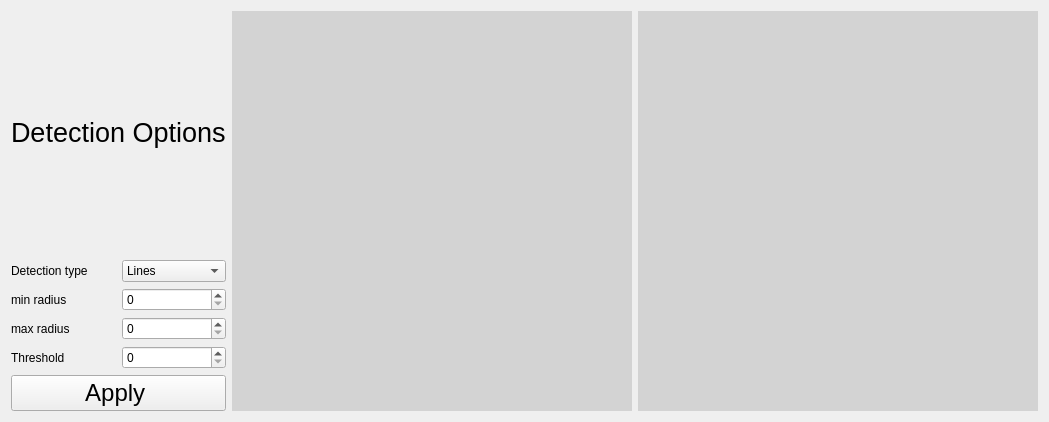
      <widget class="QWidget" name="tab_4">
       <attribute name="title">
        <string>Shape Detection</string>
       </attribute>
       <layout class="QGridLayout" name="gridLayout_3">
        <item row="0" column="0">
         <layout class="QHBoxLayout" name="horizontalLayout_26">
          <item>
           <layout class="QVBoxLayout" name="verticalLayout_11">
            <item>
             <widget class="QLabel" name="label">
              <property name="font">
               <font>
                <pointsize>20</pointsize>
               </font>
              </property>
              <property name="text">
               <string>Detection Options</string>
              </property>
             </widget>
            </item>
            <item>
             <layout class="QHBoxLayout" name="horizontalLayout_17">
              <item>
               <widget class="QLabel" name="label_6">
                <property name="text">
                 <string>Detection type</string>
                </property>
               </widget>
              </item>
              <item>
               <widget class="QComboBox" name="shape_combox">
                <item>
                 <property name="text">
                  <string>Lines</string>
                 </property>
                </item>
                <item>
                 <property name="text">
                  <string>Circles</string>
                 </property>
                </item>
                <item>
                 <property name="text">
                  <string>Elipses</string>
                 </property>
                </item>
               </widget>
              </item>
             </layout>
            </item>
            <item>
             <layout class="QHBoxLayout" name="horizontalLayout_24">
              <item>
               <widget class="QLabel" name="min_lbl">
                <property name="text">
                 <string>min radius</string>
                </property>
               </widget>
              </item>
              <item>
               <widget class="QSpinBox" name="spinBox_min">
                <property name="maximum">
                 <number>200</number>
                </property>
               </widget>
              </item>
             </layout>
            </item>
            <item>
             <layout class="QHBoxLayout" name="horizontalLayout_25">
              <item>
               <widget class="QLabel" name="max_lbl">
                <property name="text">
                 <string>max radius</string>
                </property>
               </widget>
              </item>
              <item>
               <widget class="QSpinBox" name="spinBox_max">
                <property name="maximum">
                 <number>200</number>
                </property>
               </widget>
              </item>
             </layout>
            </item>
            <item>
             <layout class="QHBoxLayout" name="horizontalLayout_18">
              <item>
               <widget class="QLabel" name="label_11">
                <property name="text">
                 <string>Threshold</string>
                </property>
               </widget>
              </item>
              <item>
               <widget class="QSpinBox" name="spinBox_threshold">
                <property name="maximum">
                 <number>500</number>
                </property>
                <property name="singleStep">
                 <number>10</number>
                </property>
               </widget>
              </item>
             </layout>
            </item>
            <item>
             <widget class="QPushButton" name="shapedetect_btn">
              <property name="font">
               <font>
                <pointsize>18</pointsize>
               </font>
              </property>
              <property name="text">
               <string>Apply </string>
              </property>
             </widget>
            </item>
           </layout>
          </item>
          <item>
           <layout class="QHBoxLayout" name="horizontalLayout_14">
            <item>
             <widget class="QLabel" name="image_tobe_masked">
              <property name="sizePolicy">
               <sizepolicy hsizetype="Fixed" vsizetype="Fixed">
                <horstretch>0</horstretch>
                <verstretch>0</verstretch>
               </sizepolicy>
              </property>
              <property name="minimumSize">
               <size>
                <width>400</width>
                <height>400</height>
               </size>
              </property>
              <property name="styleSheet">
               <string notr="true">background-color:lightgrey</string>
              </property>
              <property name="text">
               <string/>
              </property>
             </widget>
            </item>
            <item>
             <widget class="QLabel" name="masked_image">
              <property name="sizePolicy">
               <sizepolicy hsizetype="Fixed" vsizetype="Fixed">
                <horstretch>0</horstretch>
                <verstretch>0</verstretch>
               </sizepolicy>
              </property>
              <property name="minimumSize">
               <size>
                <width>400</width>
                <height>400</height>
               </size>
              </property>
              <property name="styleSheet">
               <string notr="true">background-color:lightgrey</string>
              </property>
              <property name="text">
               <string/>
              </property>
             </widget>
            </item>
           </layout>
          </item>
         </layout>
        </item>
       </layout>
      </widget>
